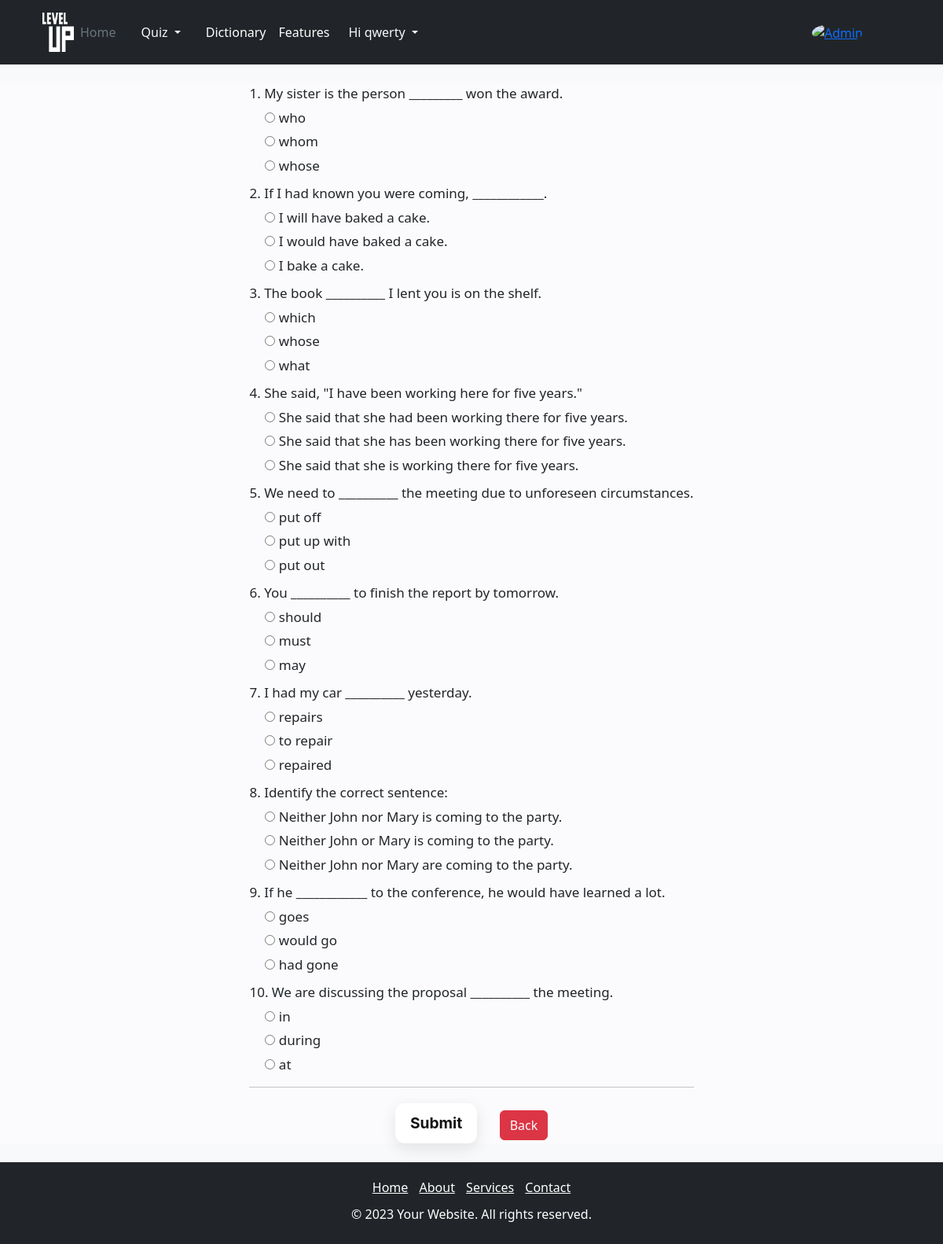
/category/1/ (signed in), run on the app's committed database.
### quiz_app/models.py (models this page shows, shortened)
class Question(models.Model):
    category = models.ForeignKey(Category, on_delete=models.CASCADE, related_name='choices')
    question = models.CharField(verbose_name="question", max_length=250)
    modified_at = models.DateTimeField(auto_now=True)

class Choice(models.Model):
    question = models.ForeignKey(Question, on_delete=models.CASCADE)
    choice = models.CharField(verbose_name="choice", max_length=100)
    is_correct = models.BooleanField(default=False, verbose_name="Right answer")
    position = models.IntegerField(verbose_name="position")
    modified_at = models.DateTimeField(auto_now=True)
    class Meta:
        unique_together = [
            ("question", "choice"),
            ("question", "position")
        ]
        ordering = ("position",)

### quiz_app/views.py (the view)
# urls.py: path('category/<int:pk>/', get_questions, name='category'),
def get_questions(request, pk):
    questions = Question.objects.filter(category_id=pk)
    categories = Category.objects.all()
    choices = Choice.objects.all()
    if request.user.is_authenticated:
        profile = Profile.objects.get(pk=request.user.pk)
    else:
        profile = Profile.objects.all()
    context = {
        'questions': questions,
        'choices': choices,
        'categories': categories,
        'profile': profile,
    }
    return render(request, 'quiz_app/get_questions.html', context)

### quiz_app/models.py (called while the page is built)
    def get_photo_user(self):
        try:
            return self.photo.url
        except:
            return 'https://thunderbird-mozilla.ru/images/big-images/kak-dobavit-uchetnuyu-zapis-v-mozilla-thunderbird/kak-dobavit-uchetnuyu-zapis-v-mozilla-thunderbird.jpg'

### quiz_app/templates/quiz_app/get_questions.html (shortened to what this page needs)
{% extends 'base.html' %}
{% load static %}
{% block main %}
<div class="quiz-container text-dark">
    <form action="{% url 'quiz_results'%}" method="post">
        {% for question in questions %}
        <div class="question">
            <p>{{ forloop.counter }}. {{ question.question }}</p>
            <div class="choices-container">
                {% for choice in choices %}
                {% if choice.question_id == question.id %}
                <div class="choice">
                    <input type="radio" id="choice{{ choice.id }}" name="question{{ question.id }}"
                           value="{{ choice.id }}">
                    <label for="choice{{ choice.id }}">{{ choice.choice }}</label>
                </div>
                {% endif %}
                {% endfor %}
            </div>
        </div>
        {% endfor %}
        <hr>
        <div class="button-test">
            <button class="button-35" type="submit">Submit</button>
                <a href="{% url 'index' %}" class="btn btn-danger ms-4">Back</a>
        </div>
    </form>
</div>
{% endblock %}

### templates/base.html (shortened to what this page needs)
{% load static %}
<!doctype html>
<html lang="en">
<head>
    <link href="https://cdn.jsdelivr.net/npm/bootstrap@5.3.1/dist/css/bootstrap.min.css" rel="stylesheet"
>
    <link rel="stylesheet" href="{% static 'quiz_app/css/style.css' %}">
</head>
<body class="bg-light">
<header class="p-3 bg-dark text-white">
    <div class="container">
        <div class="container d-flex flex-wrap align-items-center justify-content-center justify-content-lg-start">
            <a href="{% url 'index' %}" class="d-flex align-items-center mb-2 mb-lg-0 text-white text-decoration-none ">
                <img src="{% static 'quiz_app/images/level-up_black.png' %}" alt="" height="50px" width="40px">
            </a>
            {% if request.user.is_authenticated %}
            <ul class="nav  col-12 col-lg-auto me-lg-auto mb-2 justify-content-center mb-md-0">
                <li><a href="{% url 'index' %}" class="nav-link px-2 text-secondary">Home</a></li>
                <li class="nav-item px-2  ">
                    <a class="nav-link dropdown-toggle text-light" href="#" role="button" data-bs-toggle="dropdown"
                       aria-expanded="false">
                        Quiz
                    </a>
                </li>
                <li><a href="{% url 'search_bar' %}" class="nav-link px-2 text-white">Dictionary</a></li>
                <li><a href="#" class="nav-link px-2 text-white">Features</a></li>
                <li class="nav-item dropdown">
                    <a class="nav-link dropdown-toggle text-light" href="#" role="button" data-bs-toggle="dropdown"
                       aria-expanded="false">
                        Hi {{ request.user.username }}
                    </a>
                </li>
            </ul>
            <div class="text-end mx-4 ">
                <a class="me-4" href="{% url 'profile' request.user.pk %}">
                    <img src="{{ profile.get_photo_user }}" alt="Admin" class="rounded-circle" width="40">
                </a>
            </div>
            {% endif %}
        </div>
    </div>
</header>
<br>
<main class="main_con">
    {% block main%}
    {% endblock main%}
</main>
<br>
<div class="foot navbar-expand-lg bg-dark navbar-dark">
    <footer>
        <nav>
            <ul class="footer-menu">
                <li><a href="{% url 'index' %}">Home</a></li>
                <li><a href="{% url 'about_us' %}">About</a></li>
                <li><a href="#">Services</a></li>
                <li><a href="#">Contact</a></li>
            </ul>
        </nav>
        <p class="pi">&copy; 2023 Your Website. All rights reserved.</p>
    </footer>
</div>
</body>
</html>

### quiz_app/static/quiz_app/css/style.css (style rules this page uses)
body { margin: 0; padding: 0; display: flex; flex-direction: column; min-height: 100vh; background: #fbfbfd; }
main { flex: 1; background: #fbfbfd; }
footer { background-color: #212529; padding: 10px; text-align: center; margin-top: auto; position: sticky; bottom: 0; }
.quiz-container { text-align: center; }
.question { margin-bottom: 40px; font-size: 17px; }
.button-35 { align-items: center; background-color: #fff; border-radius: 12px; box-shadow: transparent 0 0 0 3px, rgba(18, 18, 18, .1) 0 6px 20px; box-sizing: border-box; color: #121212; cursor: pointer; display: inline-flex; flex: 1 1 auto; font-family: Inter, sans-serif; font-size: 1.2rem; font-weight: 700; justify-content: center; line-height: 1; margin: 0; outline: none; padding: 1rem 1.2rem; text-align: center; text-decoration: none; transition: box-shadow .2s, -webkit-box-shadow .2s; white-space: nowrap; border: 0; user-select: none; -webkit-user-select: none; touch-action: manipulation; }
.footer-menu { flex-grow: 1; list-style: none; padding: 0; margin: 10px 0; }
.footer-menu li { display: inline-block; margin-right: 10px; }
.footer-menu li:last-child { margin-right: 0; }
.footer-menu a { color: white; }
p.pi { color: white; }
.main_con { min-height: 700px }

### quiz_app/templates/quiz_app/get_questions.html (style rules this page uses)
.quiz-container { display: flex; flex-direction: column; align-items: center; }
.question { text-align: left; margin-bottom: 10px; }
.question p { margin-bottom: 5px; }
.choices-container { margin-left: 20px; }
.choice { margin-bottom: 5px; }
.button-test { margin-top: 20px; }

### data on the page
Question: question "My sister is the person _________ won the award."
Choice: choice "who"
Choice: choice "whom"
Choice: choice "whose"
Question: question "If I had known you were coming, ____________."
Choice: choice "I will have baked a cake."
Choice: choice "I would have baked a cake."
Choice: choice "I bake a cake."
Question: question "The book __________ I lent you is on the shelf."
Choice: choice "which"
Choice: choice "whose"
Choice: choice "what"
Question: question "She said, \"I have been working here for five years.\""
Choice: choice "She said that she had been working there for five years."
Choice: choice "She said that she has been working there for five years."
Choice: choice "She said that she is working there for five years."
Question: question "We need to __________ the meeting due to unforeseen circumstances."
Choice: choice "put off"
Choice: choice "put up with"
Choice: choice "put out"
Question: question "You __________ to finish the report by tomorrow."
Choice: choice "should"
Choice: choice "must"
Choice: choice "may"
Question: question "I had my car __________ yesterday."
Choice: choice "repairs"
Choice: choice "to repair"
Choice: choice "repaired"
Question: question "Identify the correct sentence:"
Choice: choice "Neither John nor Mary is coming to the party."
Choice: choice "Neither John or Mary is coming to the party."
Choice: choice "Neither John nor Mary are coming to the party."
Question: question "If he ____________ to the conference, he would have learned a lot."
Choice: choice "goes"
Choice: choice "would go"
Choice: choice "had gone"
Question: question "We are discussing the proposal __________ the meeting."
Choice: choice "in"
Choice: choice "during"
Choice: choice "at"

### other printed values
{{ request.user.username }} "qwerty"
